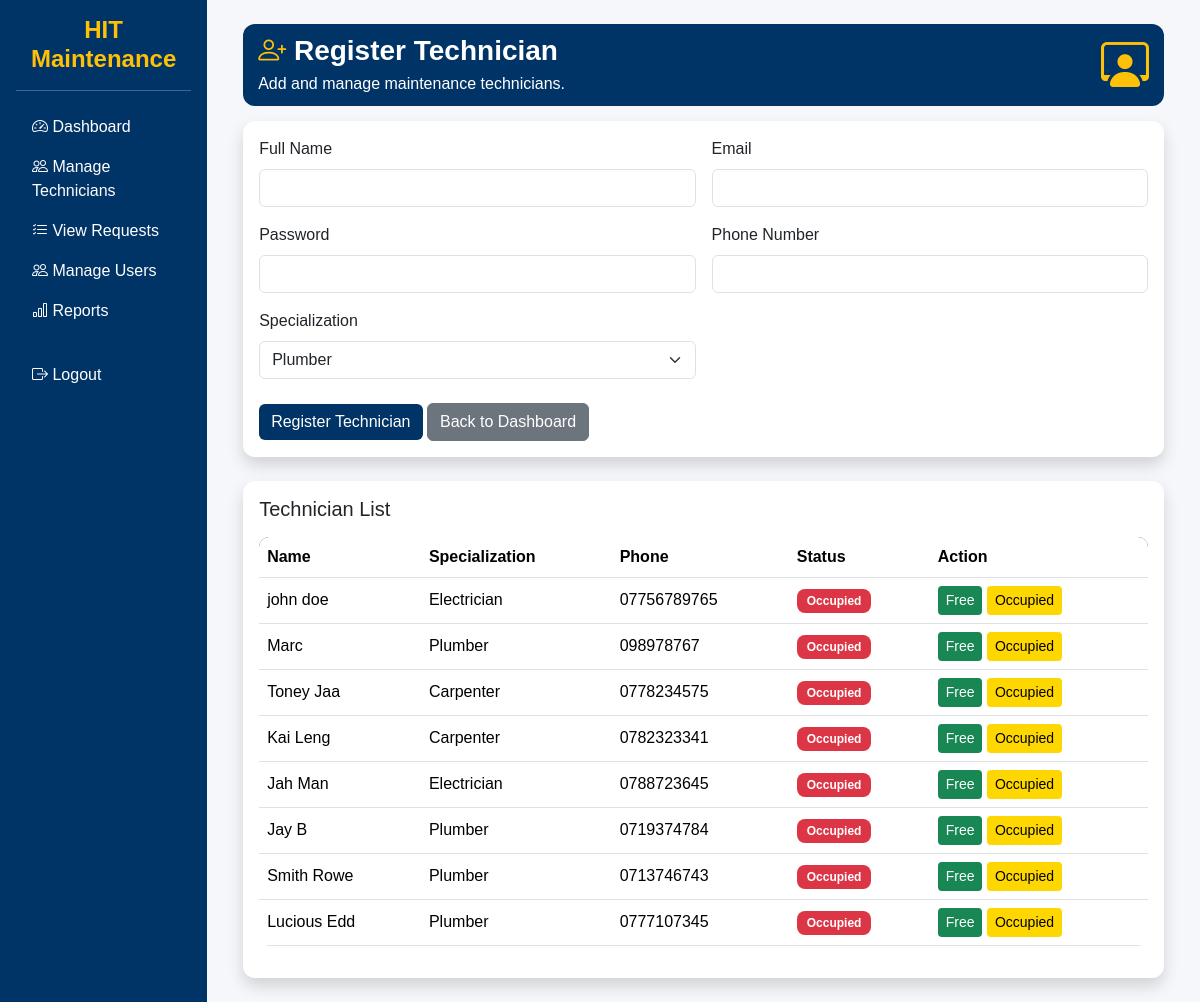
Before: /supervisor/manage_staff.php (signed in) with the older database file.
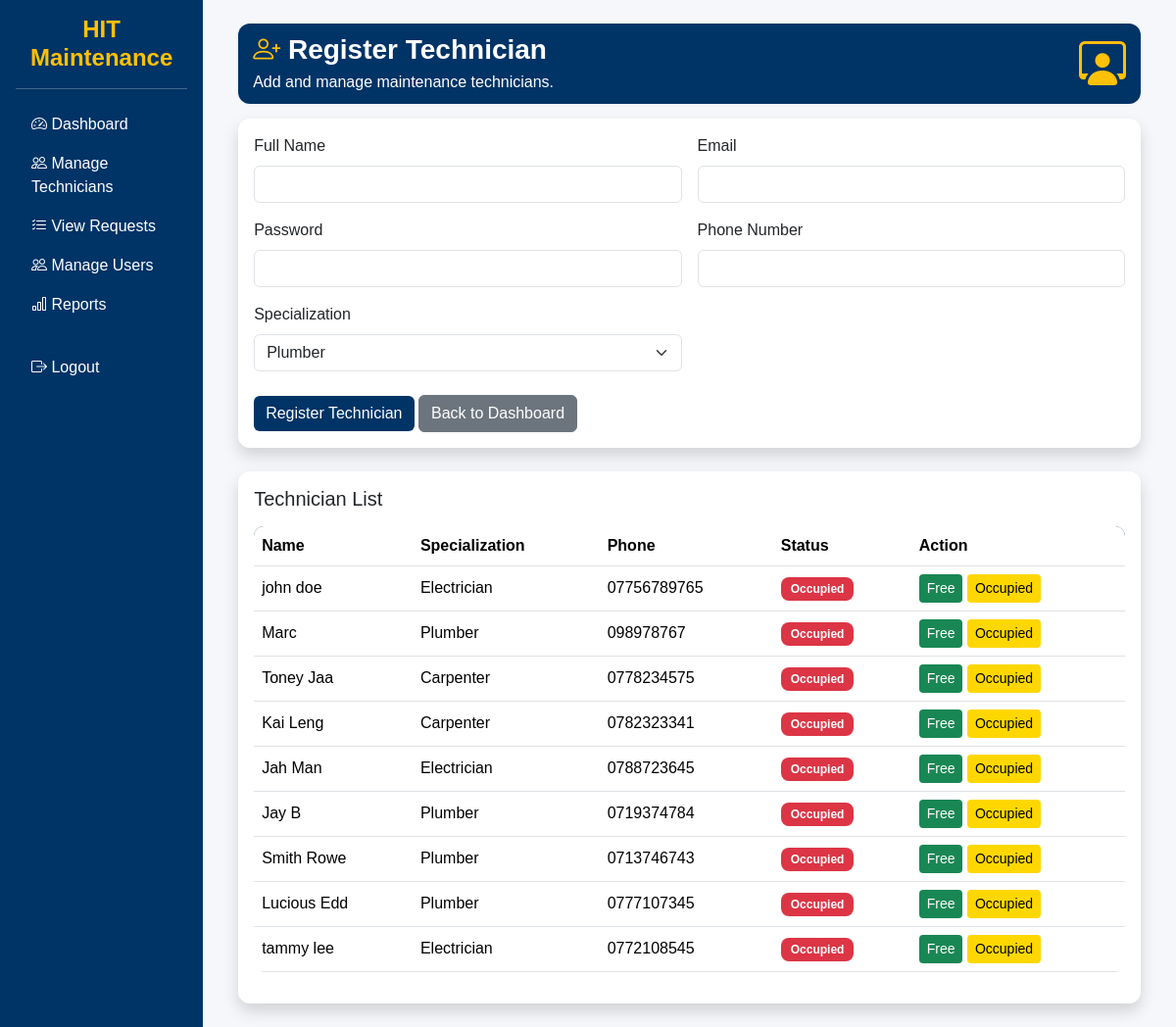
After: the same page with the newer database file.
### tables this page shows
CREATE TABLE `staff` (
  `id` int(11) NOT NULL,
  `user_id` int(11) DEFAULT NULL,
  `specialization` enum('plumber','electrician','carpenter') DEFAULT NULL,
  `status` enum('free','occupied') DEFAULT 'free',
  `phone` varchar(20) DEFAULT NULL
);

CREATE TABLE `users` (
  `id` int(11) NOT NULL,
  `name` varchar(100) DEFAULT NULL,
  `email` varchar(100) DEFAULT NULL,
  `password` varchar(255) DEFAULT NULL,
  `role` enum('student','staff','supervisor') DEFAULT NULL,
  `hostel` varchar(50) DEFAULT NULL,
  `room` varchar(20) DEFAULT NULL,
  `created_at` timestamp NOT NULL DEFAULT current_timestamp(),
  `google_id` varchar(255) DEFAULT NULL,
  `profile_pic` text DEFAULT NULL
);

### supervisor/manage_staff.php (the view, shortened to what this page needs)
<?php
include("../config/database.php");
$staff_list = "SELECT staff.*, users.name
               FROM staff
               JOIN users ON staff.user_id = users.id";
$staff_result = $conn->query($staff_list);
?>
<?php include("../includes/header.php"); ?>
<?php include("../includes/sidebar.php"); ?>
<div class="container-fluid">
<div class="page-header">
<div class="d-flex justify-content-between align-items-center">
<div>
<h3 class="mb-1 fw-bold text-white">
<i class="bi bi-person-plus text-warning"></i>
Register Technician
</h3>
<p class="mb-0 text-white">
Add and manage maintenance technicians.
</p>
</div>
<i class="bi bi-person-workspace display-5 text-warning"></i>
</div>
</div>
<div class="card shadow border-0 mb-4">
<div class="card-body">
<form method="POST">
<div class="row g-3">
<div class="col-md-6">
<label class="form-label">Full Name</label>
<input type="text" name="name" class="form-control" required>
</div>
<div class="col-md-6">
<label class="form-label">Email</label>
<input type="email" name="email" class="form-control" required>
</div>
<div class="col-md-6">
<label class="form-label">Password</label>
<input type="password" name="password" class="form-control" required>
</div>
<div class="col-md-6">
<label class="form-label">Phone Number</label>
<input type="text" name="phone" class="form-control" required>
</div>
<div class="col-md-6">
<label class="form-label">Specialization</label>
<select name="specialization" class="form-select">
<option value="plumber">Plumber</option>
</select>
</div>
</div>
<div class="mt-4">
<button type="submit" name="add_staff" class="btn btn-primary">
Register Technician
</button>
<a href="dashboard.php" class="btn btn-secondary">
Back to Dashboard
</a>
</div>
</form>
</div>
</div>
<div class="card shadow border-0">
<div class="card-body">
<h5 class="mb-3">Technician List</h5>
<div class="table-responsive">
<table class="table table-hover align-middle">
<thead>
<tr>
<th>Name</th>
<th>Specialization</th>
<th>Phone</th>
<th>Status</th>
<th>Action</th>
</tr>
<thead class="table-dark">
<tbody>
<?php
if($staff_result->num_rows > 0){
while($row = $staff_result->fetch_assoc()){
?>
<tr>
<td><?php echo $row['name']; ?></td>
<td><?php echo ucfirst($row['specialization']); ?></td>
<td><?php echo $row['phone']; ?></td>
<td>
<?php
if($row['status'] == "free"){
echo "<span class='badge bg-success'>Free</span>";
}else{
echo "<span class='badge bg-danger'>Occupied</span>";
}
?>
</td>
<td>
<a href="update_staff_status.php?id=<?php echo $row['id']; ?>&status=free"
class="btn btn-success btn-sm">
Free
</a>
<a href="update_staff_status.php?id=<?php echo $row['id']; ?>&status=occupied"
class="btn btn-warning btn-sm">
Occupied
</a>
</td>
</tr>
<?php
}
}else{
echo "<tr><td colspan='5' class='text-center'>No technicians registered</td></tr>";
}
?>
</tbody>
</table>
</div>
</div>
</div>
</div>
<?php include("../includes/sidebar_end.php"); ?>
<?php include("../includes/footer.php"); ?>

Changed rows visible on the page:
added staff: user.name "tammy lee", specialization "Electrician", phone "0772108545", status "Occupied"
